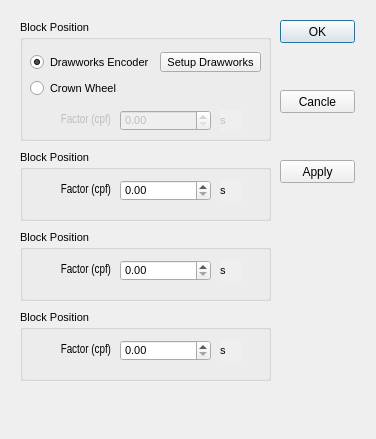
<?xml version="1.0" encoding="UTF-8"?>
<ui version="4.0">
 <class>DialogDepthCalibration</class>
 <widget class="QDialog" name="DialogDepthCalibration">
  <property name="geometry">
   <rect>
    <x>0</x>
    <y>0</y>
    <width>376</width>
    <height>439</height>
   </rect>
  </property>
  <property name="windowTitle">
   <string>Depth Calibration</string>
  </property>
  <widget class="QPushButton" name="pushButton">
   <property name="geometry">
    <rect>
     <x>280</x>
     <y>20</y>
     <width>75</width>
     <height>23</height>
    </rect>
   </property>
   <property name="text">
    <string>OK</string>
   </property>
  </widget>
  <widget class="QPushButton" name="pushButton_2">
   <property name="geometry">
    <rect>
     <x>280</x>
     <y>90</y>
     <width>75</width>
     <height>23</height>
    </rect>
   </property>
   <property name="text">
    <string>Cancle</string>
   </property>
  </widget>
  <widget class="QPushButton" name="pushButton_3">
   <property name="geometry">
    <rect>
     <x>280</x>
     <y>160</y>
     <width>75</width>
     <height>23</height>
    </rect>
   </property>
   <property name="text">
    <string>Apply</string>
   </property>
  </widget>
  <widget class="QGroupBox" name="groupBox_5">
   <property name="geometry">
    <rect>
     <x>20</x>
     <y>20</y>
     <width>251</width>
     <height>121</height>
    </rect>
   </property>
   <property name="font">
    <font>
     <pointsize>8</pointsize>
    </font>
   </property>
   <property name="title">
    <string>Block Position</string>
   </property>
   <widget class="QRadioButton" name="radioButton">
    <property name="geometry">
     <rect>
      <x>10</x>
      <y>32</y>
      <width>141</width>
      <height>20</height>
     </rect>
    </property>
    <property name="text">
     <string>Drawworks Encoder</string>
    </property>
    <property name="checked">
     <bool>true</bool>
    </property>
   </widget>
   <widget class="QRadioButton" name="radioButton_2">
    <property name="geometry">
     <rect>
      <x>10</x>
      <y>60</y>
      <width>101</width>
      <height>16</height>
     </rect>
    </property>
    <property name="text">
     <string>Crown Wheel</string>
    </property>
   </widget>
   <widget class="QPushButton" name="pushButton_4">
    <property name="geometry">
     <rect>
      <x>140</x>
      <y>32</y>
      <width>101</width>
      <height>20</height>
     </rect>
    </property>
    <property name="text">
     <string>Setup Drawworks</string>
    </property>
   </widget>
   <widget class="QLabel" name="label_read1_6">
    <property name="enabled">
     <bool>false</bool>
    </property>
    <property name="geometry">
     <rect>
      <x>10</x>
      <y>90</y>
      <width>81</width>
      <height>20</height>
     </rect>
    </property>
    <property name="font">
     <font>
      <family>Arial Narrow</family>
      <pointsize>9</pointsize>
      <weight>50</weight>
      <bold>false</bold>
      <kerning>true</kerning>
     </font>
    </property>
    <property name="text">
     <string>Factor (cpf)</string>
    </property>
    <property name="alignment">
     <set>Qt::AlignRight|Qt::AlignTrailing|Qt::AlignVCenter</set>
    </property>
   </widget>
   <widget class="QDoubleSpinBox" name="doubleSpinBox_2">
    <property name="enabled">
     <bool>false</bool>
    </property>
    <property name="geometry">
     <rect>
      <x>100</x>
      <y>90</y>
      <width>91</width>
      <height>21</height>
     </rect>
    </property>
   </widget>
   <widget class="QLabel" name="label">
    <property name="enabled">
     <bool>false</bool>
    </property>
    <property name="geometry">
     <rect>
      <x>200</x>
      <y>90</y>
      <width>21</width>
      <height>21</height>
     </rect>
    </property>
    <property name="autoFillBackground">
     <bool>true</bool>
    </property>
    <property name="text">
     <string>s</string>
    </property>
   </widget>
  </widget>
  <widget class="QGroupBox" name="groupBox_6">
   <property name="geometry">
    <rect>
     <x>20</x>
     <y>150</y>
     <width>251</width>
     <height>71</height>
    </rect>
   </property>
   <property name="font">
    <font>
     <pointsize>8</pointsize>
    </font>
   </property>
   <property name="title">
    <string>Block Position</string>
   </property>
   <widget class="QLabel" name="label_read1_7">
    <property name="geometry">
     <rect>
      <x>10</x>
      <y>30</y>
      <width>81</width>
      <height>20</height>
     </rect>
    </property>
    <property name="font">
     <font>
      <family>Arial Narrow</family>
      <pointsize>9</pointsize>
      <weight>50</weight>
      <bold>false</bold>
      <kerning>true</kerning>
     </font>
    </property>
    <property name="text">
     <string>Factor (cpf)</string>
    </property>
    <property name="alignment">
     <set>Qt::AlignRight|Qt::AlignTrailing|Qt::AlignVCenter</set>
    </property>
   </widget>
   <widget class="QDoubleSpinBox" name="doubleSpinBox_3">
    <property name="geometry">
     <rect>
      <x>100</x>
      <y>30</y>
      <width>91</width>
      <height>21</height>
     </rect>
    </property>
   </widget>
   <widget class="QLabel" name="label_2">
    <property name="geometry">
     <rect>
      <x>200</x>
      <y>90</y>
      <width>21</width>
      <height>21</height>
     </rect>
    </property>
    <property name="autoFillBackground">
     <bool>true</bool>
    </property>
    <property name="text">
     <string>0</string>
    </property>
   </widget>
   <widget class="QLabel" name="label_5">
    <property name="geometry">
     <rect>
      <x>200</x>
      <y>30</y>
      <width>21</width>
      <height>21</height>
     </rect>
    </property>
    <property name="autoFillBackground">
     <bool>true</bool>
    </property>
    <property name="text">
     <string>s</string>
    </property>
   </widget>
  </widget>
  <widget class="QGroupBox" name="groupBox_7">
   <property name="geometry">
    <rect>
     <x>20</x>
     <y>230</y>
     <width>251</width>
     <height>71</height>
    </rect>
   </property>
   <property name="font">
    <font>
     <pointsize>8</pointsize>
    </font>
   </property>
   <property name="title">
    <string>Block Position</string>
   </property>
   <widget class="QLabel" name="label_read1_8">
    <property name="geometry">
     <rect>
      <x>10</x>
      <y>30</y>
      <width>81</width>
      <height>20</height>
     </rect>
    </property>
    <property name="font">
     <font>
      <family>Arial Narrow</family>
      <pointsize>9</pointsize>
      <weight>50</weight>
      <bold>false</bold>
      <kerning>true</kerning>
     </font>
    </property>
    <property name="text">
     <string>Factor (cpf)</string>
    </property>
    <property name="alignment">
     <set>Qt::AlignRight|Qt::AlignTrailing|Qt::AlignVCenter</set>
    </property>
   </widget>
   <widget class="QDoubleSpinBox" name="doubleSpinBox_4">
    <property name="geometry">
     <rect>
      <x>100</x>
      <y>30</y>
      <width>91</width>
      <height>21</height>
     </rect>
    </property>
   </widget>
   <widget class="QLabel" name="label_3">
    <property name="geometry">
     <rect>
      <x>200</x>
      <y>90</y>
      <width>21</width>
      <height>21</height>
     </rect>
    </property>
    <property name="autoFillBackground">
     <bool>true</bool>
    </property>
    <property name="text">
     <string>0</string>
    </property>
   </widget>
   <widget class="QLabel" name="label_6">
    <property name="geometry">
     <rect>
      <x>200</x>
      <y>30</y>
      <width>21</width>
      <height>21</height>
     </rect>
    </property>
    <property name="autoFillBackground">
     <bool>true</bool>
    </property>
    <property name="text">
     <string>s</string>
    </property>
   </widget>
  </widget>
  <widget class="QGroupBox" name="groupBox_8">
   <property name="geometry">
    <rect>
     <x>20</x>
     <y>310</y>
     <width>251</width>
     <height>71</height>
    </rect>
   </property>
   <property name="font">
    <font>
     <pointsize>8</pointsize>
    </font>
   </property>
   <property name="title">
    <string>Block Position</string>
   </property>
   <widget class="QLabel" name="label_read1_9">
    <property name="geometry">
     <rect>
      <x>10</x>
      <y>30</y>
      <width>81</width>
      <height>20</height>
     </rect>
    </property>
    <property name="font">
     <font>
      <family>Arial Narrow</family>
      <pointsize>9</pointsize>
      <weight>50</weight>
      <bold>false</bold>
      <kerning>true</kerning>
     </font>
    </property>
    <property name="text">
     <string>Factor (cpf)</string>
    </property>
    <property name="alignment">
     <set>Qt::AlignRight|Qt::AlignTrailing|Qt::AlignVCenter</set>
    </property>
   </widget>
   <widget class="QDoubleSpinBox" name="doubleSpinBox_5">
    <property name="geometry">
     <rect>
      <x>100</x>
      <y>30</y>
      <width>91</width>
      <height>21</height>
     </rect>
    </property>
   </widget>
   <widget class="QLabel" name="label_4">
    <property name="geometry">
     <rect>
      <x>200</x>
      <y>90</y>
      <width>21</width>
      <height>21</height>
     </rect>
    </property>
    <property name="autoFillBackground">
     <bool>true</bool>
    </property>
    <property name="text">
     <string>0</string>
    </property>
   </widget>
   <widget class="QLabel" name="label_7">
    <property name="geometry">
     <rect>
      <x>200</x>
      <y>30</y>
      <width>21</width>
      <height>21</height>
     </rect>
    </property>
    <property name="autoFillBackground">
     <bool>true</bool>
    </property>
    <property name="text">
     <string>s</string>
    </property>
   </widget>
  </widget>
 </widget>
 <resources/>
 <connections/>
</ui>
